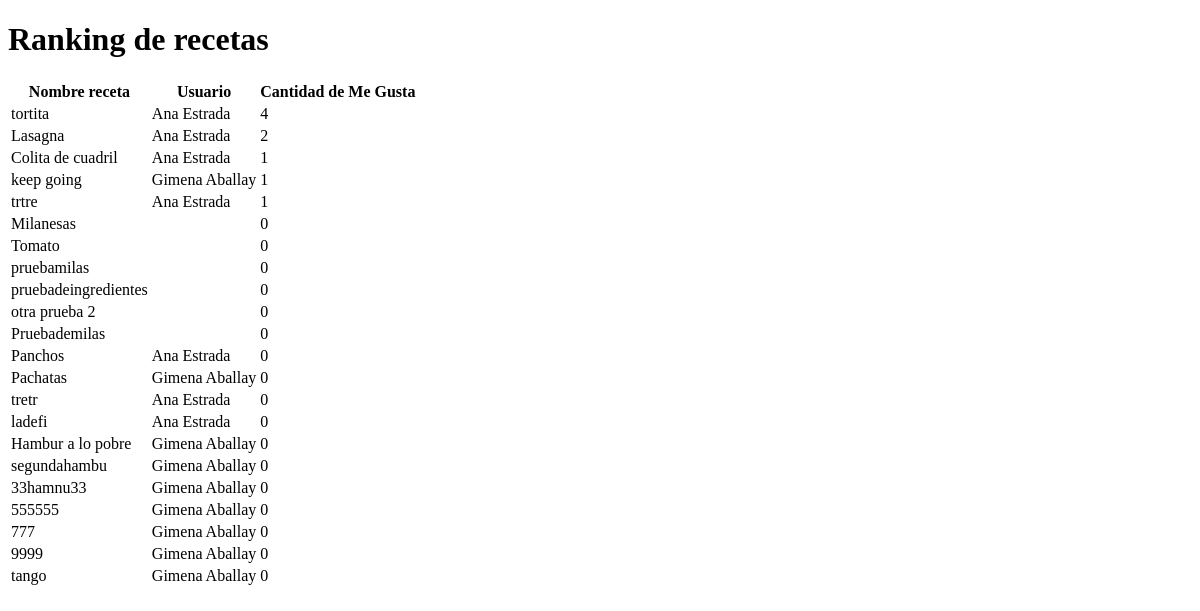
Page /ranking on the committed database.
### models.py (models this page shows, shortened)
class Receta(db.Model):
    __tablename__ = 'receta'
    id = db.Column(db.Integer, primary_key=True)
    nombre = db.Column(db.String(60), nullable=False)
    tiempo = db.Column(db.Integer, nullable=False)
    elaboracion = db.Column(db.Text, nullable=False)
    cantidadmegusta = db.Column(db.Integer, nullable=False)
    fecha = db.Column(db.DateTime) ### clase datetime
    usuarioid = db.Column(db.Integer, db.ForeignKey('usuario.id'))
    ingredientes = db.relationship('Ingrediente', backref='receta', cascade='all, delete-orphan')
    def __gt__(self, otrareceta):
        if self.cantidadmegusta > otrareceta.cantidadmegusta:
            result = True
        else:
            result = False
        return result

class Usuario(db.Model):
    __tablename__ = 'usuario'
    id = db.Column(db.Integer, primary_key=True)
    nombre = db.Column(db.String(60), nullable=False)
    correo = db.Column(db.String(120), unique=True, nullable=False)
    clave = db.Column(db.String(120), nullable=False)
    recetas = db.relationship('Receta', backref='usuario', cascade="all, delete-orphan")

### main.py (the view)
@app.route('/ranking')
def ranking():
    recetasdb = Receta.query.all()
    recetasdb.sort(reverse=True)
    return render_template('ranking.html',recetas=recetasdb)

### templates/ranking.html (shortened to what this page needs)
<!DOCTYPE html>
<html lang="es">
    <head>
    </head>
    <body>
        <h1>Ranking de recetas</h1>
            <table id="tablaranking">
                <thead>
                    <tr>
                        <th>Nombre receta</th>
                        <th>Usuario</th>
                        <th>Cantidad de Me Gusta</th>
                    </tr>
                </thead>
                <tbody>
                    {% for receta in recetas %}
                    <tr>
                        <td>{{ receta.nombre }}</td>
                        <td>{{ receta.usuario.nombre }}</td>
                        <td>{{ receta.cantidadmegusta }}</td>
                    </tr>
                    {% endfor %}
                </tbody>
            </table>
    </body>
</html>

### templates/ranking.html (style rules this page uses)
#tablaranking { display: table; border-collapse: separate; box-sizing: border-box; text-indent: initial; border-spacing: 2px; border-color: grey; }

### rows in the picture
Receta: nombre "tortita", usuario.nombre "Ana Estrada", cantidadmegusta "4"
Receta: nombre "Lasagna", usuario.nombre "Ana Estrada", cantidadmegusta "2"
Receta: nombre "Colita de cuadril", usuario.nombre "Ana Estrada", cantidadmegusta "1"
Receta: nombre "keep going", usuario.nombre "Gimena Aballay", cantidadmegusta "1"
Receta: nombre "trtre", usuario.nombre "Ana Estrada", cantidadmegusta "1"
Receta: nombre "Milanesas", cantidadmegusta "0"
Receta: nombre "Tomato", cantidadmegusta "0"
Receta: nombre "pruebamilas", cantidadmegusta "0"
Receta: nombre "pruebadeingredientes", cantidadmegusta "0"
Receta: nombre "otra prueba 2", cantidadmegusta "0"
Receta: nombre "Pruebademilas", cantidadmegusta "0"
Receta: nombre "Panchos", usuario.nombre "Ana Estrada", cantidadmegusta "0"
Receta: nombre "Pachatas", usuario.nombre "Gimena Aballay", cantidadmegusta "0"
Receta: nombre "tretr", usuario.nombre "Ana Estrada", cantidadmegusta "0"
Receta: nombre "ladefi", usuario.nombre "Ana Estrada", cantidadmegusta "0"
Receta: nombre "Hambur a lo pobre", usuario.nombre "Gimena Aballay", cantidadmegusta "0"
Receta: nombre "segundahambu", usuario.nombre "Gimena Aballay", cantidadmegusta "0"
Receta: nombre "33hamnu33", usuario.nombre "Gimena Aballay", cantidadmegusta "0"
Receta: nombre "555555", usuario.nombre "Gimena Aballay", cantidadmegusta "0"
Receta: nombre "777", usuario.nombre "Gimena Aballay", cantidadmegusta "0"
Receta: nombre "9999", usuario.nombre "Gimena Aballay", cantidadmegusta "0"
Receta: nombre "tango", usuario.nombre "Gimena Aballay", cantidadmegusta "0"
